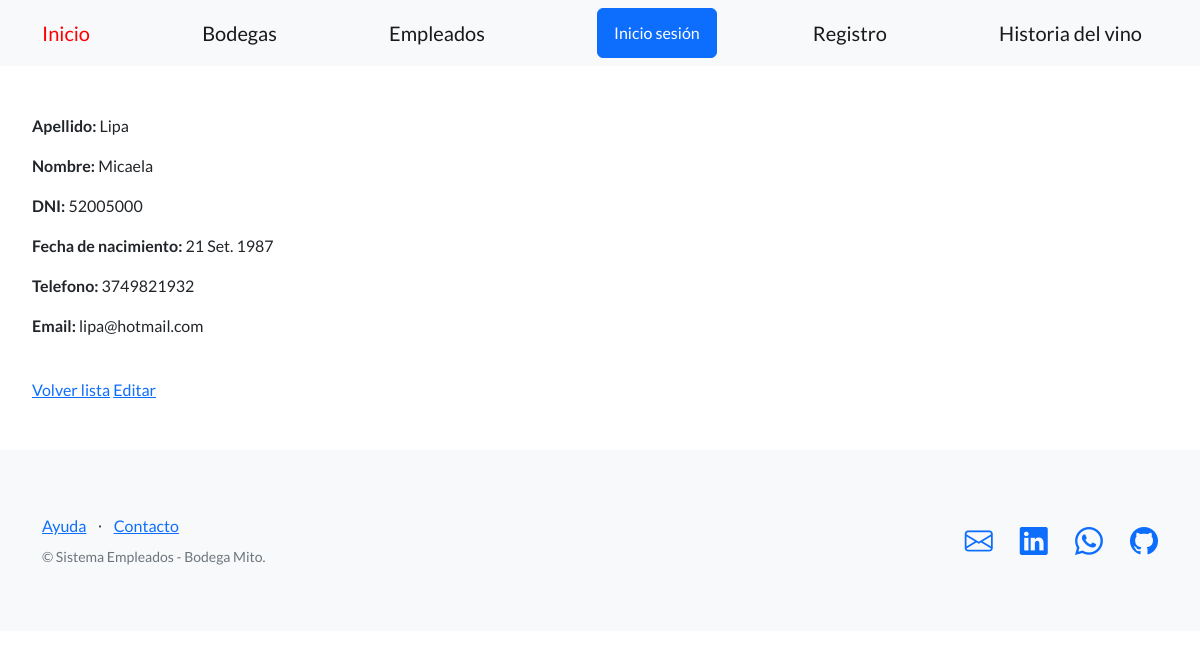
Page /empleados/empleados/2 on the earlier database version.
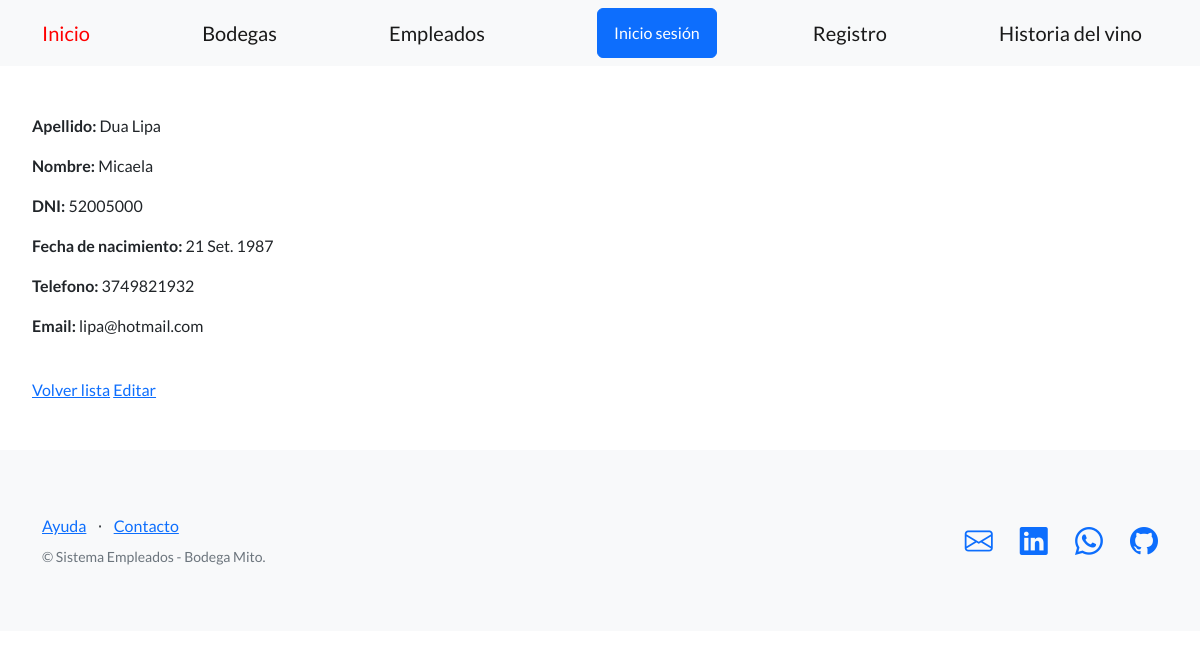
Same page on the later database version.
### control_empleados/models.py (models this page shows, shortened)
class Empleado(models.Model):
    apellido = models.CharField(max_length=256)
    nombre = models.CharField(max_length=256)
    email = models.EmailField(blank=True)
    telefono = models.CharField(max_length=20, blank=True, null=True)
    dni = models.CharField(max_length=32)
    fecha_nacimiento = models.DateField(null=True)

### control_empleados/views.py (the view)
# urls.py: path('empleados/<int:pk>', EmpleadoDetailView.as_view(), name='ver_empleados'),
class EmpleadoDetailView(DetailView):
    model = Empleado
    success_url = reverse_lazy('lista_empleados')

### control_empleados/templates/control_empleados/empleado_detail.html
{% extends "base.html" %}
{% block contenido %}
<p>
 <strong>Apellido:</strong> {{object.apellido}}
</p>
<p>
 <strong>Nombre:</strong> {{object.nombre}}
</p>
<p>
 <strong>DNI:</strong> {{object.dni}}
</p>
<p>
 <strong>Fecha de nacimiento:</strong> {{object.fecha_nacimiento}}
</p>
<p>
 <strong>Telefono:</strong> {{object.telefono}}
</p>
<p>
 <strong>Email:</strong> {{object.email}}
</p>
<br>
<a href="{% url 'lista_empleados' %}">Volver lista</a>
<a href="{% url 'editar_empleado' object.id  %}">Editar</a>
{% endblock contenido %}

Differences in the rows shown:
changed Empleado "Micaela": apellido "Lipa" → "Dua Lipa"
